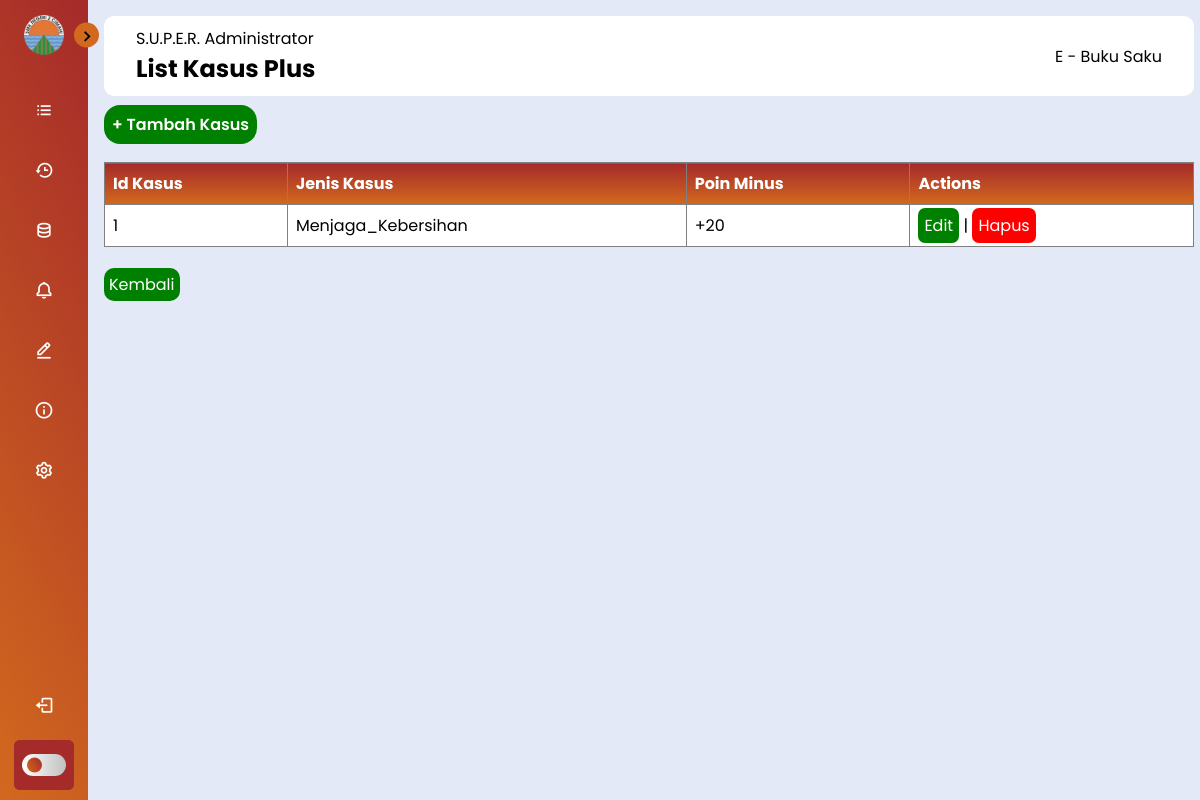
The app's page /S.U.P.E.R/list_kasus_plus.php (signed in), older data.
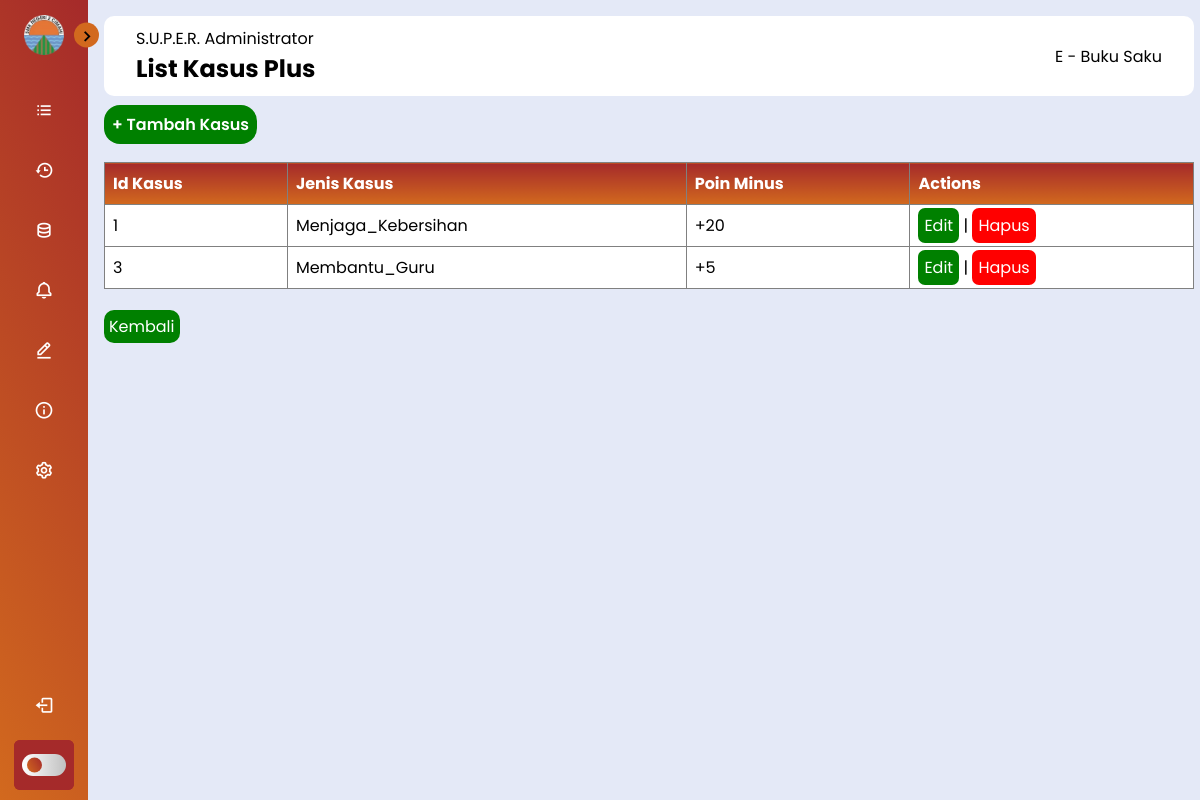
The same page, newer data.
### tables this page shows
CREATE TABLE `tb_kasus_plus` (
  `id_kasus` int(4) NOT NULL,
  `jenis_kasus` varchar(50) NOT NULL,
  `poin` int(11) NOT NULL
);

### S.U.P.E.R/list_kasus_plus.php (the view, shortened to what this page needs)
<!DOCTYPE html>
<html lang="en">
<head>
    <link rel="stylesheet" href="styleBar.css">
    <link href='https://unpkg.com/boxicons@2.1.4/css/boxicons.min.css' rel='stylesheet'>
    <link rel="stylesheet" href="https://cdnjs.cloudflare.com/ajax/libs/
    font-awesome/6.4.0/css/all.min.css">
    <link rel="stylesheet" href="https://cdn.datatables.net/1.13.7/css/jquery.dataTables.min.css">
</head>
<body>
    <nav class="sidebar close">
        <header>
            <div class="image-text">
                <span class="image">
                    <img src="../img/smkn2cmi.png" alt="logo">
                </span>
            </div>
            <i class='bx bx-chevron-right toggle'></i>
        </header>
        <div class="menu-bar">
            <div class="menu">
                <ul class="menu-link">
                    <li class="nav-link">
                        <a href="admin-buksak.php">
                            <i class='bx bx-list-ul icon'></i>
                        </a>
                    </li>
                    <li class="nav-link">
                        <a href="data-kasus.php">
                            <i class='bx bx-history icon'></i>
                        </a>
                    </li>
                    <li class="nav-link">
                        <a href="kasus.php">
                            <i class='bx bx-data icon'></i>
                        </a>
                    </li>
                    <li class="nav-link">
                    <a href="notification.php">
                            <i class='bx bx-bell icon'></i>
                        </a>
                    </li>
                    <li class="nav-link">
                        <a href="hapus-pelanggaran.php">
                            <i class='bx bx-edit-alt icon'></i>
                        </a>
                    </li>
                    <li class="nav-link">
                        <a href="credit-buksak.php">
                        <i class='bx bx-info-circle icon'></i>
                        </a>
                    </li>
                    <li class="nav-link">
                        <a href="admin-settings.php">
                            <i class='bx bx-cog icon'></i>
                        </a>
                    </li>
                </ul>
            </div>
            <div class="bottom-content">
                <li class="">
                    <a href="../index.php">
                        <i class='bx bx-log-out icon'></i>
                    </a>
                </li>
                <li class="mode">
                    <div class="moon-sun">
                    </div>
                    <div class="toggle-switch">
                        <span class="switch"></span>
                    </div>
                </li>
            </div>
        </div>
    </nav>
    <div class="main--content">
        <div class="header--wrapper">
            <div class="header--title">
                <span>S.U.P.E.R. Administrator</span>
                <h2>List Kasus Plus</h2>
            </div>
            <div class="header--title">
                <span>E - Buku Saku</span>
            </div>
        </div>
<div>
    <?php
    include 'koneksi.php';
    $sql = "SELECT * FROM tb_kasus_plus";
    $role = mysqli_query($conn, $sql);
    ?>
    <nav>
        <a href="tambah_kasus_plus.php" style="padding: 8px; border-radius: 16px; background-color: green; color: white; font-weight: 600;">+ Tambah Kasus</a>
    </nav>
    <br>
    <table border="1" cellspacing="0" cellpadding="10px">
        <thead>
            <tr>
                <th>Id Kasus</th>
                <th>Jenis Kasus</th>
                <th>Poin Minus</th>
                <th>Actions</th>
            </tr>
        </thead>
        <tbody>
            <?php foreach ($role as $row) : ?>
                <tr>
                    <td><?= $row["id_kasus"];  ?></td>
                    <td><?= $row["jenis_kasus"];  ?></td>
                    <td>+<?= $row["poin"];  ?></td>
                    <td>
                    <?php
                    echo "<a href='edit_kasus_plus.php?id=$row[id_kasus]' class='edit'>Edit</a>";
                    ?>
                    |
                    <a href="hapus_kasus_plus.php?id=<?= $row['id_kasus']; ?>" onclick="return confirm ('yakin hapus?');" class='hapus'>Hapus</a>
                    </td>
                </tr>
            <?php endforeach; ?>
        </tbody>
    </table>
    <br>
    <a href="kasus.php" class="btn">Kembali</a>
</body>
</html>

Row changes from the older to the newer data that the page shows:
added tb_kasus_plus: id_kasus "3", jenis_kasus "Membantu_Guru", poin "5"
